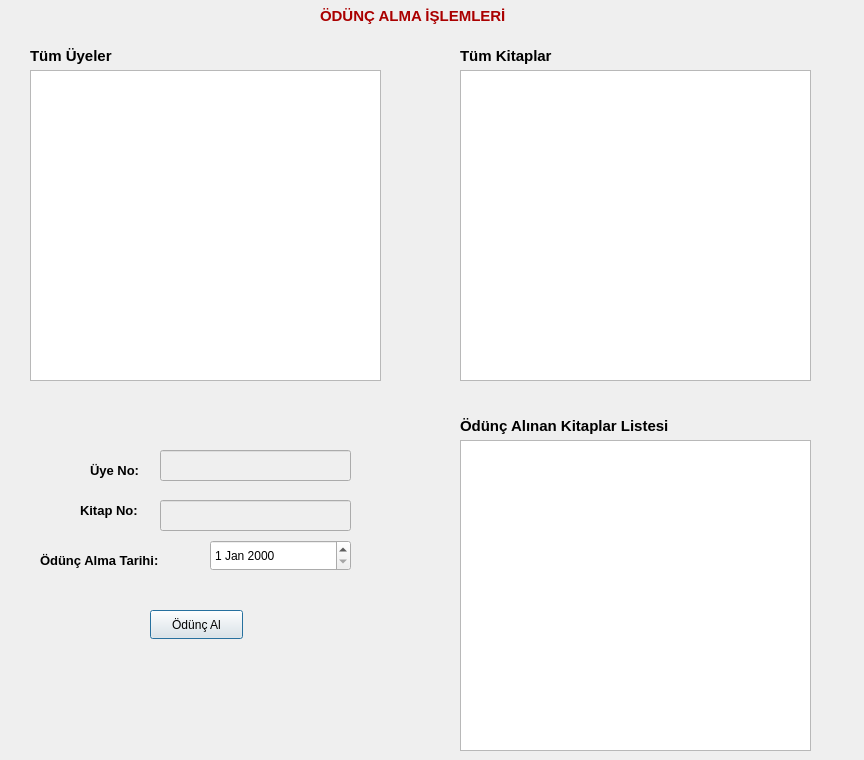
<?xml version="1.0" encoding="UTF-8"?>
<ui version="4.0">
 <class>odunc_alma</class>
 <widget class="QDialog" name="odunc_alma">
  <property name="geometry">
   <rect>
    <x>0</x>
    <y>0</y>
    <width>864</width>
    <height>760</height>
   </rect>
  </property>
  <property name="windowTitle">
   <string>Dialog</string>
  </property>
  <widget class="QTableView" name="tableView_Tum_Uyeler">
   <property name="geometry">
    <rect>
     <x>30</x>
     <y>70</y>
     <width>351</width>
     <height>311</height>
    </rect>
   </property>
  </widget>
  <widget class="QTableView" name="tableView_Tum_Kitaplar">
   <property name="geometry">
    <rect>
     <x>460</x>
     <y>70</y>
     <width>351</width>
     <height>311</height>
    </rect>
   </property>
  </widget>
  <widget class="QLabel" name="label">
   <property name="geometry">
    <rect>
     <x>320</x>
     <y>0</y>
     <width>251</width>
     <height>31</height>
    </rect>
   </property>
   <property name="palette">
    <palette>
     <active>
      <colorrole role="WindowText">
       <brush brushstyle="SolidPattern">
        <color alpha="255">
         <red>170</red>
         <green>0</green>
         <blue>0</blue>
        </color>
       </brush>
      </colorrole>
     </active>
     <inactive>
      <colorrole role="WindowText">
       <brush brushstyle="SolidPattern">
        <color alpha="255">
         <red>170</red>
         <green>0</green>
         <blue>0</blue>
        </color>
       </brush>
      </colorrole>
     </inactive>
     <disabled/>
    </palette>
   </property>
   <property name="font">
    <font>
     <pointsize>11</pointsize>
     <bold>true</bold>
    </font>
   </property>
   <property name="text">
    <string>ÖDÜNÇ ALMA İŞLEMLERİ</string>
   </property>
  </widget>
  <widget class="QLabel" name="label_2">
   <property name="geometry">
    <rect>
     <x>30</x>
     <y>40</y>
     <width>111</width>
     <height>31</height>
    </rect>
   </property>
   <property name="font">
    <font>
     <pointsize>11</pointsize>
     <bold>true</bold>
    </font>
   </property>
   <property name="text">
    <string>Tüm Üyeler</string>
   </property>
  </widget>
  <widget class="QLabel" name="label_3">
   <property name="geometry">
    <rect>
     <x>460</x>
     <y>40</y>
     <width>111</width>
     <height>31</height>
    </rect>
   </property>
   <property name="font">
    <font>
     <pointsize>11</pointsize>
     <bold>true</bold>
    </font>
   </property>
   <property name="text">
    <string>Tüm Kitaplar</string>
   </property>
  </widget>
  <widget class="QTableView" name="tableView_Odunc_Alinan_Kitaplar">
   <property name="geometry">
    <rect>
     <x>460</x>
     <y>440</y>
     <width>351</width>
     <height>311</height>
    </rect>
   </property>
  </widget>
  <widget class="QLabel" name="label_4">
   <property name="geometry">
    <rect>
     <x>460</x>
     <y>410</y>
     <width>261</width>
     <height>31</height>
    </rect>
   </property>
   <property name="font">
    <font>
     <pointsize>11</pointsize>
     <bold>true</bold>
    </font>
   </property>
   <property name="text">
    <string>Ödünç Alınan Kitaplar Listesi</string>
   </property>
  </widget>
  <widget class="QLineEdit" name="lineEdit_uyeNo">
   <property name="enabled">
    <bool>false</bool>
   </property>
   <property name="geometry">
    <rect>
     <x>160</x>
     <y>450</y>
     <width>191</width>
     <height>31</height>
    </rect>
   </property>
  </widget>
  <widget class="QLineEdit" name="lineEdit_KitapNo">
   <property name="enabled">
    <bool>false</bool>
   </property>
   <property name="geometry">
    <rect>
     <x>160</x>
     <y>500</y>
     <width>191</width>
     <height>31</height>
    </rect>
   </property>
  </widget>
  <widget class="QDateEdit" name="dateEdit">
   <property name="geometry">
    <rect>
     <x>210</x>
     <y>540</y>
     <width>141</width>
     <height>31</height>
    </rect>
   </property>
  </widget>
  <widget class="QLabel" name="label_5">
   <property name="geometry">
    <rect>
     <x>90</x>
     <y>460</y>
     <width>63</width>
     <height>20</height>
    </rect>
   </property>
   <property name="font">
    <font>
     <pointsize>10</pointsize>
     <bold>true</bold>
    </font>
   </property>
   <property name="text">
    <string>Üye No:</string>
   </property>
  </widget>
  <widget class="QLabel" name="label_6">
   <property name="geometry">
    <rect>
     <x>80</x>
     <y>500</y>
     <width>81</width>
     <height>20</height>
    </rect>
   </property>
   <property name="font">
    <font>
     <pointsize>10</pointsize>
     <bold>true</bold>
    </font>
   </property>
   <property name="text">
    <string>Kitap No:</string>
   </property>
  </widget>
  <widget class="QLabel" name="label_7">
   <property name="geometry">
    <rect>
     <x>40</x>
     <y>550</y>
     <width>161</width>
     <height>20</height>
    </rect>
   </property>
   <property name="font">
    <font>
     <pointsize>10</pointsize>
     <bold>true</bold>
    </font>
   </property>
   <property name="text">
    <string>Ödünç Alma Tarihi:</string>
   </property>
  </widget>
  <widget class="QPushButton" name="pushButton_oduncAl">
   <property name="geometry">
    <rect>
     <x>150</x>
     <y>610</y>
     <width>93</width>
     <height>29</height>
    </rect>
   </property>
   <property name="text">
    <string>Ödünç Al</string>
   </property>
  </widget>
 </widget>
 <resources/>
 <connections/>
</ui>
